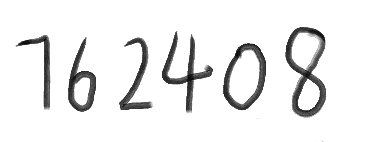
#> input picture bili-doc-scan-ocr/test.png, 365 x 142 px
$ python search_opencv.py --source ../bili-doc-scan-ocr/test.png
#> lines starting #> are read from the running program, lines starting #| are printed output that depends on the picture; after the words box and inside, x2 and y2 are one past the last pixel; in counts of white or black regions, pixels touching at a corner belong together
import cv2
import numpy as np
import argparse
import glob
import matplotlib as plt
from util import detect_outliers
from sklearn.cluster import KMeans

ap = argparse.ArgumentParser()
ap.add_argument("-s", "--source", required=False,
    #default="duoduo-head-edge.jpg",
    #default="jess.jpg",
    default="book.jpg",
    help="path to source image file")
ap.add_argument("-d", "--dest", required=False,
    default="book/*.*",
    help="path to destination image folder")
#surf提示需要重新编译
ap.add_argument("-a", "--algorithm", required=False,
    default="orb",
    help="algorithm to detect")
ap.add_argument("-m", "--matcher", required=False,
    default="bf",
    help="matcher to use")
ap.add_argument("-k", "--knn", required=False, type=bool,
    default=False,
    help="use knn or not")
args = vars(ap.parse_args())

def cv_show(name, image):
    cv2.imshow(name, image)
    cv2.waitKey()
    cv2.destroyAllWindows()

# 读取图片
src_img = cv2.imread(args["source"])
#> src_img is the input picture: shape (142, 365, 3); min 12, max 255, mean 235.8
src_img_gray = cv2.cvtColor(src_img, cv2.COLOR_BGR2GRAY)
#cv_show('src_img_gray', src_img_gray)
#_, src_img_thresh = cv2.threshold(src_img_gray, 120, 255, cv2.THRESH_BINARY)
#cv_show('src_img_thresh', src_img_thresh)
src_img_blur = cv2.GaussianBlur(src_img_gray, (3,3), 0)
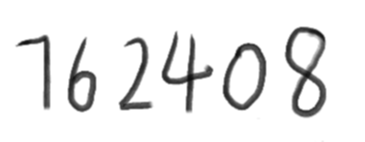
#> src_img_blur: shape (142, 365); min 14, max 255, mean 235.9
src_img_edge = cv2.Canny(src_img_blur, 75, 200)
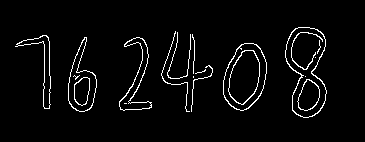
#> src_img_edge: shape (142, 365); 3.8% white in thin lines or dots, all inside (x1, y1, x2, y2) = (15, 27, 327, 118)
#contours, _ = cv2.findContours(src_img_edge, cv2.RETR_EXTERNAL, cv2.CHAIN_APPROX_NONE)
# 在原图上绘制轮廓
#cv2.drawContours(src_img, contours, -1, (0, 255, 0), 2)
#cv_show('src_img', src_img)
src_img2detect = src_img_gray
#src_img2detect = src_img_edge
cv_show('src_img2detect', src_img2detect)

dst_images = [cv2.imread(path) for path in glob.glob(args["dest"])]
dst_images_gray = [ cv2.cvtColor(img, cv2.COLOR_BGR2GRAY) for img in dst_images]
dst_images_blur = [ cv2.GaussianBlur(img, (3,3), 0) for img in dst_images_gray]
dst_images_edge = [ cv2.Canny(img, 75, 200) for img in dst_images_gray]

# 初始化检测器
if args["algorithm"] == "orb":
    # ORB
    detector = cv2.ORB_create()
    dist_algo = cv2.NORM_HAMMING
elif args["algorithm"] == "sift":
    # SIFT
    detector = cv2.xfeatures2d.SIFT_create()
    dist_algo = cv2.NORM_L2
elif args["algorithm"] == "surf":
    # SURF
    detector = cv2.xfeatures2d.SURF_create()
    dist_algo = cv2.NORM_L2
else:
    pass
# 创建matcher对象
if args["knn"]:
    if args["matcher"] == "bf":
        matcher = cv2.BFMatcher(dist_algo)
    else:
        matcher = cv2.FlannBasedMatcher(dist_algo)
else:
    if args["matcher"] == "bf":
        matcher = cv2.BFMatcher(dist_algo, crossCheck = True)
    else:
        matcher = cv2.FlannBasedMatcher(dist_algo, crossCheck = True)
kp_src,des_src = detector.detectAndCompute(src_img2detect, None)
#> kp_src = 323 keypoints; strongest (x, y, size): (185, 83, 37.2), (308, 80, 31), (184, 84, 44.6), (43, 42, 31)
# 打印关键点数量
print(f'Detected {len(kp_src)} keypoints of src image')
#| Detected 323 keypoints of src image

"""
for i in range(len(dst_images)):
    dst_img = dst_images[i]
    dst_img_gray = dst_images_gray[i]
    cascade_detector = cv2.CascadeClassifier("/Volumes/data/envs/opencv/lib/python3.10/site-packages/cv2/data/haarcascade_frontalcatface.xml")
    #haarcascade_frontalcatface_extended.xml
    rects = cascade_detector.detectMultiScale(dst_img_gray, scaleFactor=1.1,
    minNeighbors=10, minSize=(100, 100))
    # loop over the cat faces and draw a rectangle surrounding each
    print (enumerate(rects))
    for (i, (x, y, w, h)) in enumerate(rects):
        cv2.rectangle(dst_img, (x, y), (x + w, y + h), (0, 0, 255), 2)
        cv2.putText(dst_img, "Cat #{}".format(i + 1), (x, y - 10),
        cv2.FONT_HERSHEY_SIMPLEX, 0.55, (0, 0, 255), 2)
        print (i, x,y,w,h)
        # show the detected cat faces
        cv2.imshow("Cat Faces", dst_img)
        cv2.waitKey()
"""

for i in range(len(dst_images)):
    dst_img = dst_images[i]
    dst_img_gray = dst_images_gray[i]
    dst_img_edge = dst_images_edge[i]
    dst_img2detect = dst_img_gray
    #dst_img2detect = dst_img_edge
    cv_show('dst_img2detect', dst_img2detect)

    kp_dst,des_dst = detector.detectAndCompute(dst_img2detect, None)

    def filter_outliers(kp, des):
        kmeans = KMeans(n_clusters=1)
        points = np.int32([[kp[dp.trainIdx].pt[0], kp[dp.trainIdx].pt[1]] for dp in des])
        kmeans.fit(points)
        labels, mask = detect_outliers(points, kmeans)
        print("labels:", labels)
        return np.delete(des, labels)
        #return des[mask]

    # 匹配描述符
    if args["knn"]:
        matches = matcher.knnMatch(des_src, des_dst, k=2)
        # 筛选比较好的匹配点
        good = []
        for m, n in matches:
            if m.distance < 0.75 * n.distance:
            #if m.distance < 0.65 * n.distance:
            #if m.distance < 0.55 * n.distance:
            #if m.distance < 0.45 * n.distance:
                good.append([m])
        good = filter_outliers(kp_dst, good)
        img_matches = cv2.drawMatchesKnn(src_img, kp_src, dst_img, kp_dst, good, None, flags=2)
    else:
        matches = matcher.match(des_src, des_dst)
        matches = sorted(matches, key = lambda x: x.distance)
        good = matches[:20]
        # 按照距离排序
        # 绘制前n个匹配项
        good = filter_outliers(kp_dst, good)
        img_matches = cv2.drawMatches(src_img, kp_src, dst_img, kp_dst, good, None, flags=2)

    cv_show("img_matches", img_matches)

$ run again, on bili-doc-scan-ocr/numhw2.tiff
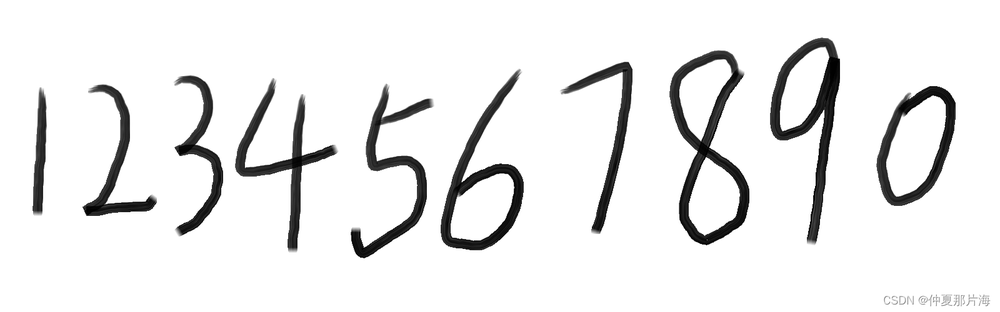
#> input picture bili-doc-scan-ocr/numhw2.tiff, 1000 x 312 px, shrunk from 1600 x 500 before the run
#> src_img is the input picture: shape (312, 1000, 3); min 0, max 255, mean 234.8
#> `src_img_edge = cv2.Canny(src_img_blur, 75, 200)`:
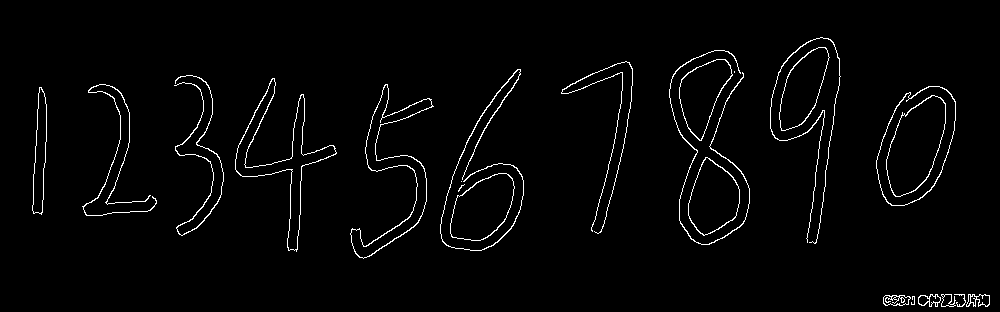
#> src_img_edge: shape (312, 1000); 2.3% white in thin lines or dots, all inside (x1, y1, x2, y2) = (32, 37, 990, 307)
#> kp_src = 500 keypoints; strongest (x, y, size): (702, 147, 111.1), (178, 147, 64.3), (502, 176, 111.1), (178, 149, 53.6)
#| Detected 500 keypoints of src image

$ run again, on bili-doc-scan-ocr/numhw3.tiff
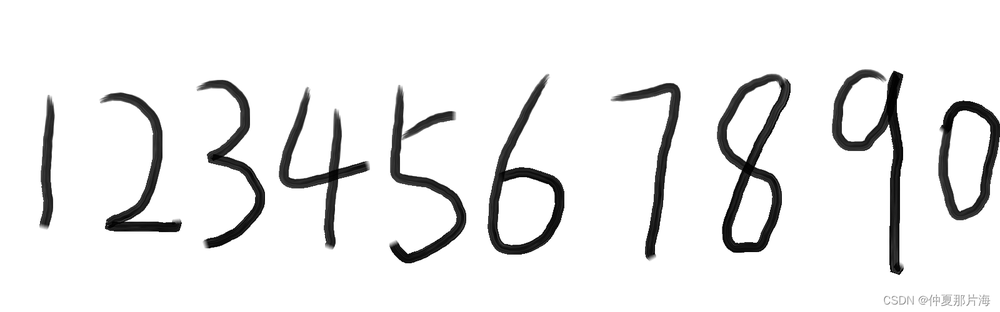
#> input picture bili-doc-scan-ocr/numhw3.tiff, 1000 x 312 px, shrunk from 1600 x 500 before the run
#> src_img is the input picture: shape (312, 1000, 3); min 0, max 255, mean 235.3
#> `src_img_edge = cv2.Canny(src_img_blur, 75, 200)`:
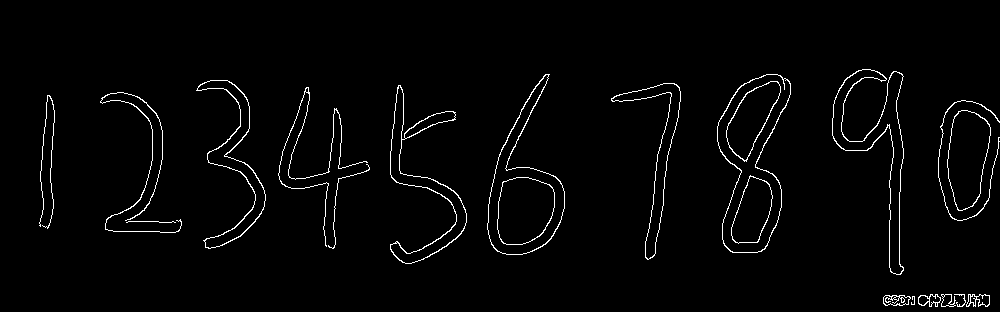
#> src_img_edge: shape (312, 1000); 2.2% white in thin lines or dots, all inside (x1, y1, x2, y2) = (39, 69, 1000, 307)
#> kp_src = 500 keypoints; strongest (x, y, size): (745, 165, 111.1), (745, 159, 31), (502, 172, 111.1), (744, 158, 37.2)
#| Detected 500 keypoints of src image
